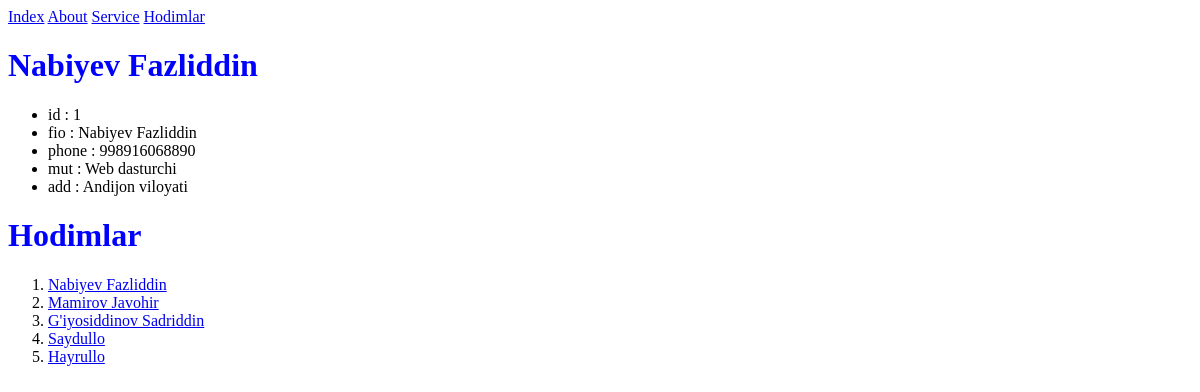
Page /ishchi/1/ on the committed database.
### main/models.py (models this page shows, shortened)
class Hodimlar(models.Model):
    fio = models.CharField(max_length=100)
    phone = models.CharField(max_length=12)
    mutaxasislik = models.CharField(max_length=100)
    address = models.CharField(max_length=100)

### main/views.py (the view)
# urls.py: path('ishchi/<int:id>/', IshchiDetail),
def IshchiDetail(request, id):
    hh = Hodimlar.objects.get(id=id)
    ischilar = Hodimlar.objects.all()
    return render(request, 'ishchi.html', {'hodim':hh, 'hodimlar':ischilar})

### templates/ishchi.html (shortened to what this page needs)
    {% extends 'base.html' %}
    {% block content %}
    <h1>{{ hodim.fio }}</h1>
        <ul>
            <li>id : {{ hodim.id }}</li>
            <li>fio : {{ hodim.fio }}</li>
            <li>phone : {{ hodim.phone }}</li>
            <li>mut : {{ hodim.mutaxasislik }}</li>
            <li>add : {{ hodim.address }}</li>
        </ul>
        <h1>Hodimlar</h1>
        <ol>
            {% for i in hodimlar %}
                <li><a href="/ishchi/{{ i.pk }}/">{{ i.fio }}</a></li>
            {% endfor %}
        </ol>
    {% endblock %}

### static/style.css (style rules this page uses)
h1 { color: blue; }

### rows in the picture
Hodimlar: fio "Nabiyev Fazliddin", id "1", phone "998916068890", mutaxasislik "Web dasturchi", address "Andijon viloyati"
Hodimlar: fio "Mamirov Javohir"
Hodimlar: fio "G'iyosiddinov Sadriddin"
Hodimlar: fio "Saydullo"
Hodimlar: fio "Hayrullo"
